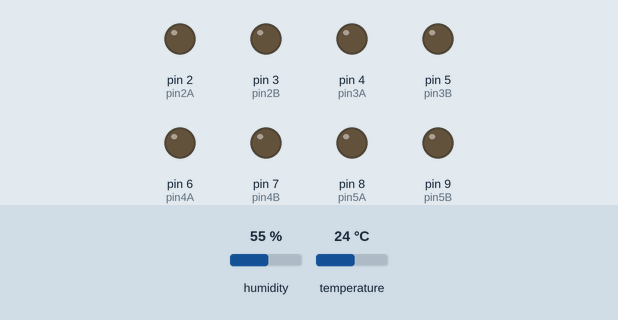
Recording of a sketch running on a simulated Arduino Uno, built with avr-gcc and run on an emulated ATmega328P. On the bench: output pins drawn as LEDs (lit = HIGH). Wiring (inferred from the names in the program): DHT11 sensor: data A0. The test bench sets the inputs (shaded band); at power-on: humidity 55 %, temperature 24 °C. Pins used as bus, display or sensor lines are not drawn; what the sketch prints to the serial monitor is not drawn.

Above: at 6.5 s.
At 14.0 s:
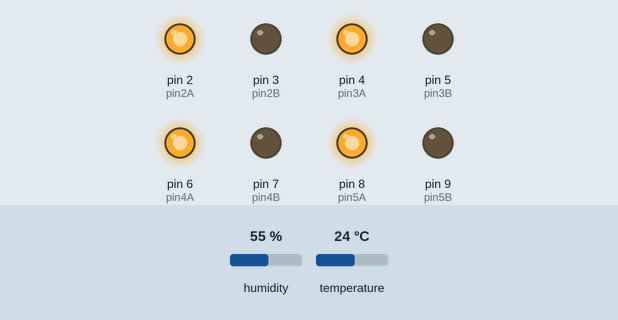
At 19.0 s:
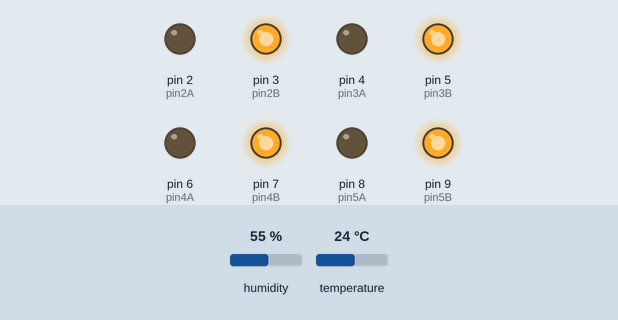
At 26.5 s:
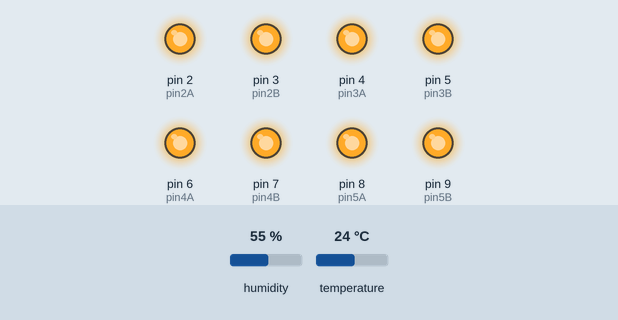
Timing chart, 0 to 34.0 s (numbered marks = the images above):
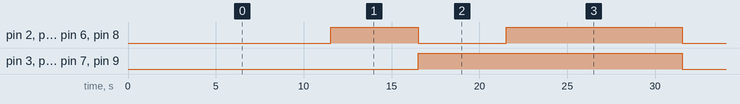

The sketch:

ledsAndSensors.ino
```cpp
/* logicGate
 *
 * This file will test using the binary decoder
 *
 * @author Jamie Tudor
 * @date 12-6-2017
 */

#include "dht.h"

#define dht_apin A0 // Analog pin sensor is connected to

dht DHT;

const int pin1A = 0;
const int pin1B = 1;
const int pin2A = 2;
const int pin2B = 3;
const int pin3A = 4;
const int pin3B = 5;
const int pin4A = 6;
const int pin4B = 7;
const int pin5A = 8;
const int pin5B = 9;

void setup()
{
    Serial.begin(9600);

    pinMode(pin1A, OUTPUT);
    pinMode(pin1B, OUTPUT);
    pinMode(pin2A, OUTPUT);
    pinMode(pin2B, OUTPUT);
    pinMode(pin3A, OUTPUT);
    pinMode(pin3B, OUTPUT);
    pinMode(pin4A, OUTPUT);
    pinMode(pin4B, OUTPUT);
    pinMode(pin5A, OUTPUT);
    pinMode(pin5B, OUTPUT);

    delay(500); // Delay to let system boot

    Serial.println("DHT11 Humidity & temperature Sensor \n\n");

    delay(1000);  // Wait before accessing Sensor

} // end setup()

void loop()
{
    DHT.read11(dht_apin);

    Serial.print("Current humidity = ");
    Serial.print(DHT.humidity);
    Serial.print("%  ");
    Serial.print("temperature = ");
    Serial.print(DHT.temperature);
    Serial.println("C  ");
    delay(5000);


    // First group of leds
    digitalWrite(pin1A, LOW);
    digitalWrite(pin1B, LOW);
    digitalWrite(pin2A, LOW);
    digitalWrite(pin2B, LOW);
    digitalWrite(pin3A, LOW);
    digitalWrite(pin3B, LOW);
    digitalWrite(pin4A, LOW);
    digitalWrite(pin4B, LOW);
    digitalWrite(pin5A, LOW);
    digitalWrite(pin5B, LOW);
    delay(5000); // wait 5 secs

    // Second group of leds
    digitalWrite(pin1A, HIGH);
    digitalWrite(pin1B, LOW);
    digitalWrite(pin2A, HIGH);
    digitalWrite(pin2B, LOW);
    digitalWrite(pin3A, HIGH);
    digitalWrite(pin3B, LOW);
    digitalWrite(pin4A, HIGH);
    digitalWrite(pin4B, LOW);
    digitalWrite(pin5A, HIGH);
    digitalWrite(pin5B, LOW);
    delay(5000); // wait 5 secs

    // Third group of leds
    digitalWrite(pin1A, LOW);
    digitalWrite(pin1B, HIGH);
    digitalWrite(pin2A, LOW);
    digitalWrite(pin2B, HIGH);
    digitalWrite(pin3A, LOW);
    digitalWrite(pin3B, HIGH);
    digitalWrite(pin4A, LOW);
    digitalWrite(pin4B, HIGH);
    digitalWrite(pin5A, LOW);
    digitalWrite(pin5B, HIGH);
    delay(5000); // wait 5 secs

    // Fourth group of leds
    digitalWrite(pin1A, HIGH);
    digitalWrite(pin1B, HIGH);
    digitalWrite(pin2A, HIGH);
    digitalWrite(pin2B, HIGH);
    digitalWrite(pin3A, HIGH);
    digitalWrite(pin3B, HIGH);
    digitalWrite(pin4A, HIGH);
    digitalWrite(pin4B, HIGH);
    digitalWrite(pin5A, HIGH);
    digitalWrite(pin5B, HIGH);
    delay(5000); // wait 5 secs

}
```

dht.cpp
```cpp
//
//    FILE: dht22.cpp
// VERSION: 0.1.00
// PURPOSE: DHT22 Temperature & Humidity Sensor library for Arduino
//
// DATASHEET:
//
// HISTORY:
// 0.1.0 by Rob Tillaart (01/04/2011)
// inspired by DHT11 library
//

#include "dht.h"

#define TIMEOUT 10000

/////////////////////////////////////////////////////
//
// PUBLIC
//


// return values:
//  0 : OK
// -1 : checksum error
// -2 : timeout
int dht::read11(uint8_t pin)
{
	// READ VALUES
	int rv = read(pin);
	if (rv != 0) return rv;

	// CONVERT AND STORE
	humidity    = bits[0];  // bit[1] == 0;
	temperature = bits[2];  // bits[3] == 0;

	// TEST CHECKSUM
	uint8_t sum = bits[0] + bits[2]; // bits[1] && bits[3] both 0
	if (bits[4] != sum) return -1;

	return 0;
}

// return values:
//  0 : OK
// -1 : checksum error
// -2 : timeout
int dht::read22(uint8_t pin)
{
	// READ VALUES
	int rv = read(pin);
	if (rv != 0) return rv;

	// CONVERT AND STORE
	humidity    = word(bits[0], bits[1]) * 0.1;

	int sign = 1;
	if (bits[2] & 0x80) // negative temperature
	{
		bits[2] = bits[2] & 0x7F;
		sign = -1;
	}
	temperature = sign * word(bits[2], bits[3]) * 0.1;


	// TEST CHECKSUM
	uint8_t sum = bits[0] + bits[1] + bits[2] + bits[3];
	if (bits[4] != sum) return -1;

	return 0;
}

/////////////////////////////////////////////////////
//
// PRIVATE
//

// return values:
//  0 : OK
// -2 : timeout
int dht::read(uint8_t pin)
{
	// INIT BUFFERVAR TO RECEIVE DATA
	uint8_t cnt = 7;
	uint8_t idx = 0;

	// EMPTY BUFFER
	for (int i=0; i< 5; i++) bits[i] = 0;

	// REQUEST SAMPLE
	pinMode(pin, OUTPUT);
	digitalWrite(pin, LOW);
	delay(20);
	digitalWrite(pin, HIGH);
	delayMicroseconds(40);
	pinMode(pin, INPUT);

	// GET ACKNOWLEDGE or TIMEOUT
	unsigned int loopCnt = TIMEOUT;
	while(digitalRead(pin) == LOW)
		if (loopCnt-- == 0) return -2;

	loopCnt = TIMEOUT;
	while(digitalRead(pin) == HIGH)
		if (loopCnt-- == 0) return -2;

	// READ THE OUTPUT - 40 BITS => 5 BYTES
	for (int i=0; i<40; i++)
	{
		loopCnt = TIMEOUT;
		while(digitalRead(pin) == LOW)
			if (loopCnt-- == 0) return -2;

		unsigned long t = micros();

		loopCnt = TIMEOUT;
		while(digitalRead(pin) == HIGH)
			if (loopCnt-- == 0) return -2;

		if ((micros() - t) > 40) bits[idx] |= (1 << cnt);
		if (cnt == 0)   // next byte?
		{
			cnt = 7;
			idx++;
		}
		else cnt--;
	}

	return 0;
}
//
// END OF FILE
//
```

dht.h
```cpp
//
//    FILE: dht.h
// VERSION: 0.1.00
// PURPOSE: DHT Temperature & Humidity Sensor library for Arduino
//
//     URL: http://arduino.cc/playground/Main/DHTLib
//
// HISTORY:
// see dht.cpp file
//

#ifndef dht_h
#define dht_h

#if ARDUINO >= 100
 #include "Arduino.h"
#else
 #include "WProgram.h"
#endif

#define DHT_LIB_VERSION "0.1.00"

class dht
{
public:
	int read11(uint8_t pin);
    int read22(uint8_t pin);
	double humidity;
	double temperature;

private:
	uint8_t bits[5];  // buffer to receive data
	int read(uint8_t pin);
};
#endif
//
// END OF FILE
//
```

Measured:
- by itself, pin 2 (pin2A), pin 4 (pin3A), pin 6 (pin4A), pin 8 (pin5A): repeats every 25.0 s: LOW 5.0 s, HIGH 10.0 s, LOW 5.0 s, HIGH 5.0 s
- by itself, pin 3 (pin2B), pin 5 (pin3B), pin 7 (pin4B), pin 9 (pin5B): alternates HIGH for 15.0 s and LOW for 10.0 s
- by itself, everything shown: repeats every 25.0 s, in 4 steps
